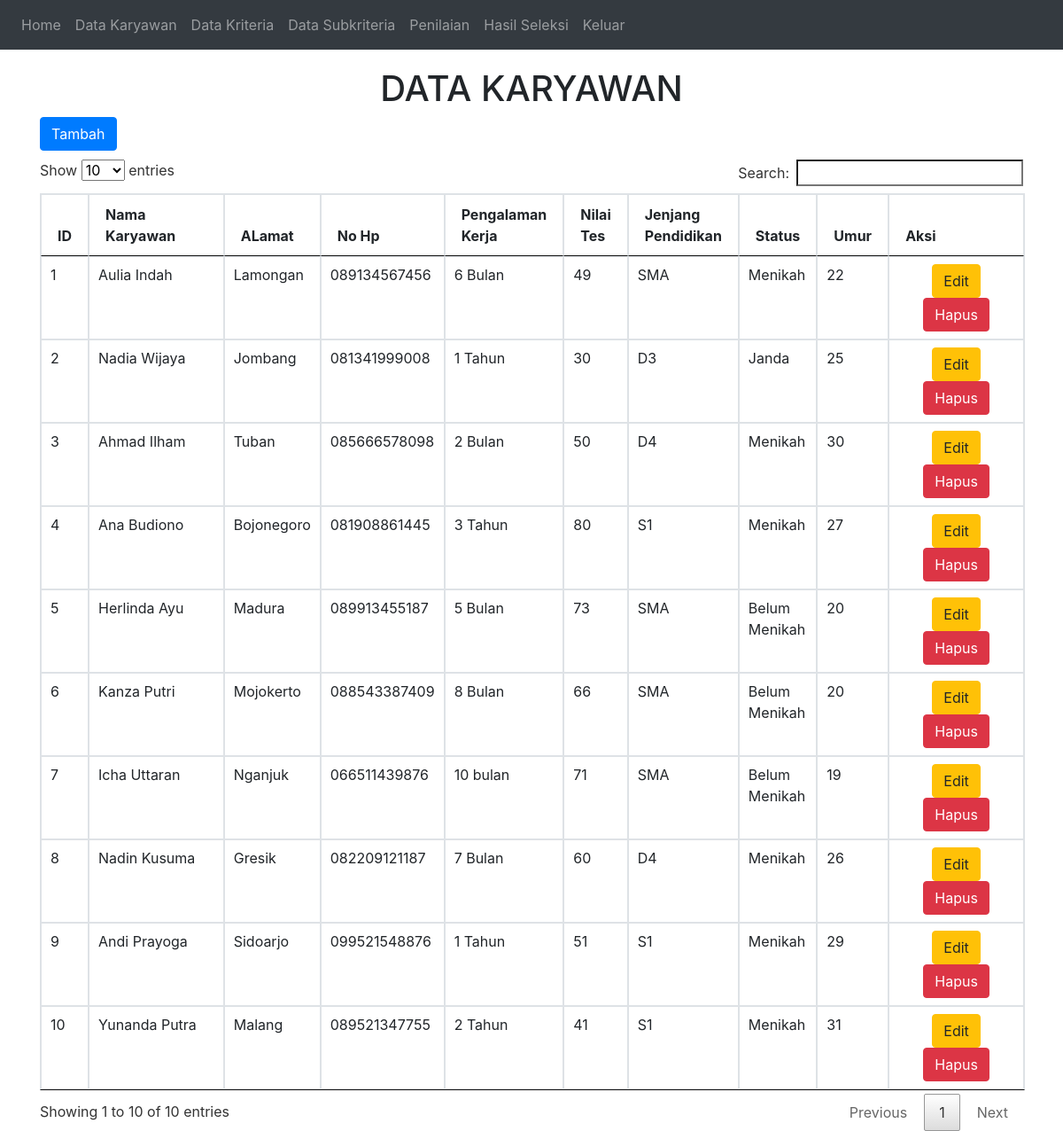
The app's page /home.php?page=karyawan with its own data.
### tables this page shows
CREATE TABLE `karyawan` (
  `id_karyawan` int(5) NOT NULL,
  `nama_karyawan` varchar(50) DEFAULT NULL,
  `alamat` varchar(50) DEFAULT NULL,
  `nohp` varchar(13) DEFAULT NULL,
  `pengalaman_kerja` varchar(20) DEFAULT NULL,
  `nilai_tes` varchar(10) DEFAULT NULL,
  `jenjang_pendidikan` varchar(20) DEFAULT NULL,
  `status` varchar(15) DEFAULT NULL,
  `umur` varchar(5) DEFAULT NULL
);

### tampil_karyawan.php (the view, shortened to what this page needs)
<h1 align="center">DATA KARYAWAN</h1>
<a class="btn btn-primary" href="?page=karyawan&action=tambah" style="margin-bottom: 10px">Tambah</a>
<table class="table table-bordered" id="myTable">
    <thead>
      <tr>
        <th>ID </th>
        <th width="200px">Nama Karyawan</th>
        <th>ALamat</th>
		<th>No Hp</th>
		<th>Pengalaman Kerja</th>
		<th>Nilai Tes</th>
		<th>Jenjang Pendidikan</th>
		<th>Status</th>
		<th>Umur</th>
		<th width="250px">Aksi</th>
      </tr>
    </thead>
    <tbody>
	 <?php
     $sql = "SELECT*FROM karyawan ORDER BY id_karyawan ASC";
     $result = $conn->query($sql);
     while($row = $result->fetch_assoc()) {
	 ?>
		 <tr>
			<td><?php echo $row['id_karyawan']; ?></td>
			<td><?php echo $row['nama_karyawan']; ?></td>
			<td><?php echo $row['alamat']; ?></td>
			<td><?php echo $row['nohp']; ?></td>
			<td><?php echo $row['pengalaman_kerja']; ?></td>
			<td><?php echo $row['nilai_tes']; ?></td>
			<td><?php echo $row['jenjang_pendidikan']; ?></td>
			<td><?php echo $row['status']; ?></td>
			<td><?php echo $row['umur']; ?></td>
			<td align="center">
				<a class="btn btn-warning" href="?page=karyawan&action=update&id_karyawan=<?php echo $row['id_karyawan']; ?>">Edit</a>
				<a onclick="return confirm('Yakin menghapus data ini ?')" class="btn btn-danger" href="?page=karyawan&action=hapus&id_karyawan=<?php echo $row['id_karyawan']; ?>">Hapus</a>
			</td>
		 </tr>
	 <?php
		 }
	 ?>
   </tbody>
</table>

### home.php (shortened to what this page needs)
<?php
    include "config.php";
?>
<!doctype html>
<html lang="en">
  <head>
    <link rel="stylesheet" href="assets/css/bootstrap.min.css">
	<link rel="stylesheet" href="assets/css/jquery.dataTables.min.css">
  </head>
  <body>
        <nav class="navbar navbar-expand-sm bg-dark navbar-dark">
        <ul class="navbar-nav">
            <li class="nav-item">
            <a class="nav-link" href="home.php">Home</a>
            </li>
            <li class="nav-item">
            <a class="nav-link" href="?page=karyawan">Data Karyawan</a>
            </li>
            <li class="nav-item">
            <a class="nav-link" href="?page=kriteria">Data Kriteria</a>
            </li>
			<li class="nav-item">
            <a class="nav-link" href="?page=sub">Data Subkriteria</a>
            </li>
			<li class="nav-item">
            <a class="nav-link" href="?page=input">Penilaian</a>
            </li>
			<li class="nav-item">
            <a class="nav-link" href="?page=hasil">Hasil Seleksi</a>
            </li>
			<li class="nav-item">
            <a class="nav-link" href="index.php">Keluar</a>
            </li>
        </ul>
        </nav>
    <div class="container" style="margin-top: 20px">
	<?php
		$page = isset($_GET['page']) ? $_GET['page'] : "";
		$action = isset($_GET['action']) ? $_GET['action'] : "";
		if ($page==""){
			include "welcome.php";
		}elseif ($page=="karyawan"){
			if ($action==""){
				include "tampil_karyawan.php";
			}elseif ($action=="tambah"){
				include "tambah_karyawan.php";
			}elseif ($action=="update"){
				include "update_karyawan.php";
			}else{
				include "hapus_karyawan.php";
			}
		}elseif ($page=="sub"){
			if ($action==""){
				include "sub.php";
			}
		}else{
			include "hasil.php";
		}
	?>
    </div>
  </body>
</html>

### records on screen
karyawan: id_karyawan "1", nama_karyawan "Aulia Indah", alamat "Lamongan", nohp "089134567456", pengalaman_kerja "6 Bulan", nilai_tes "49", jenjang_pendidikan "SMA", status "Menikah", umur "22"
karyawan: id_karyawan "2", nama_karyawan "Nadia Wijaya", alamat "Jombang", nohp "081341999008", pengalaman_kerja "1 Tahun", nilai_tes "30", jenjang_pendidikan "D3", status "Janda", umur "25"
karyawan: id_karyawan "3", nama_karyawan "Ahmad Ilham", alamat "Tuban", nohp "085666578098", pengalaman_kerja "2 Bulan", nilai_tes "50", jenjang_pendidikan "D4", status "Menikah", umur "30"
karyawan: id_karyawan "4", nama_karyawan "Ana Budiono", alamat "Bojonegoro", nohp "081908861445", pengalaman_kerja "3 Tahun", nilai_tes "80", jenjang_pendidikan "S1", status "Menikah", umur "27"
karyawan: id_karyawan "5", nama_karyawan "Herlinda Ayu", alamat "Madura", nohp "089913455187", pengalaman_kerja "5 Bulan", nilai_tes "73", jenjang_pendidikan "SMA", status "Belum Menikah", umur "20"
karyawan: id_karyawan "6", nama_karyawan "Kanza Putri", alamat "Mojokerto", nohp "088543387409", pengalaman_kerja "8 Bulan", nilai_tes "66", jenjang_pendidikan "SMA", status "Belum Menikah", umur "20"
karyawan: id_karyawan "7", nama_karyawan "Icha Uttaran", alamat "Nganjuk", nohp "066511439876", pengalaman_kerja "10 bulan", nilai_tes "71", jenjang_pendidikan "SMA", status "Belum Menikah", umur "19"
karyawan: id_karyawan "8", nama_karyawan "Nadin Kusuma", alamat "Gresik", nohp "082209121187", pengalaman_kerja "7 Bulan", nilai_tes "60", jenjang_pendidikan "D4", status "Menikah", umur "26"
karyawan: id_karyawan "9", nama_karyawan "Andi Prayoga", alamat "Sidoarjo", nohp "099521548876", pengalaman_kerja "1 Tahun", nilai_tes "51", jenjang_pendidikan "S1", status "Menikah", umur "29"
karyawan: id_karyawan "10", nama_karyawan "Yunanda Putra", alamat "Malang", nohp "089521347755", pengalaman_kerja "2 Tahun", nilai_tes "41", jenjang_pendidikan "S1", status "Menikah", umur "31"
